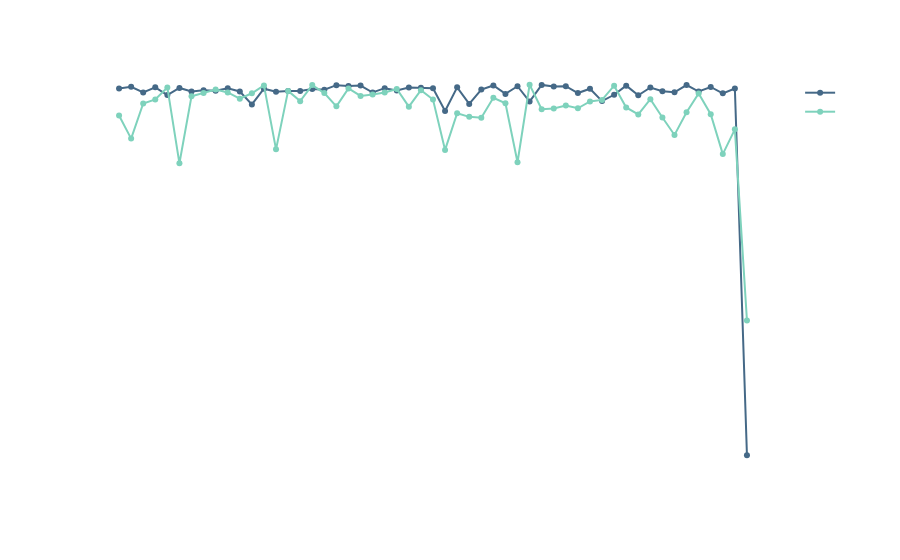

This figure's notebook cell:
### Code cell
fig = px.line(churn_trans_average_max,
        x='TransactionDate',
        y='AmountSpent',
        color='ChurnStatus',
        markers=True,
        template='plotly_white',
        color_discrete_sequence=["#456987", "#7ed2bc"]
)

# Update layout for transparent background and white fonts
fig.update_layout(
    paper_bgcolor='rgba(0,0,0,0)',  # Transparent outer background[2][3][8]
    plot_bgcolor='rgba(0,0,0,0)',   # Transparent plotting area background[2][3][8]
    title_font=dict(color='white'),  # White plot title
    xaxis_title_font=dict(family="Arial Black, Arial, sans-serif", size=16, color="white"),
    yaxis_title_font=dict(family="Arial Black, Arial, sans-serif", size=16, color="white"),

    legend=dict(
        font=dict(color='white'),  # White legend text
        bgcolor='rgba(0,0,0,0)'   # Transparent legend background
    ),
    title=dict(
        text="Maximum spending for purchases",
        font=dict(
            color='white',
            size=20,
            family='Courier New, monospace'  # Use a bold font family
        )
    )
)

# Update x and y axes for white lines, ticks, labels, and 20% opacity grid
fig.update_xaxes(
    showline=True,         # Show axis line
    linecolor='white',     # White axis line
    tickfont=dict(color='white'),  # White tick labels
    gridcolor='rgba(255,255,255,0.1)',  # White grid lines with 20% opacity
    linewidth=2
)
fig.update_yaxes(
    showline=True,
    linecolor='white',
    tickfont=dict(color='white'),
    gridcolor='rgba(255,255,255,0.1)',  # White grid lines with 20% opacity
    linewidth=2
)

fig.show()
